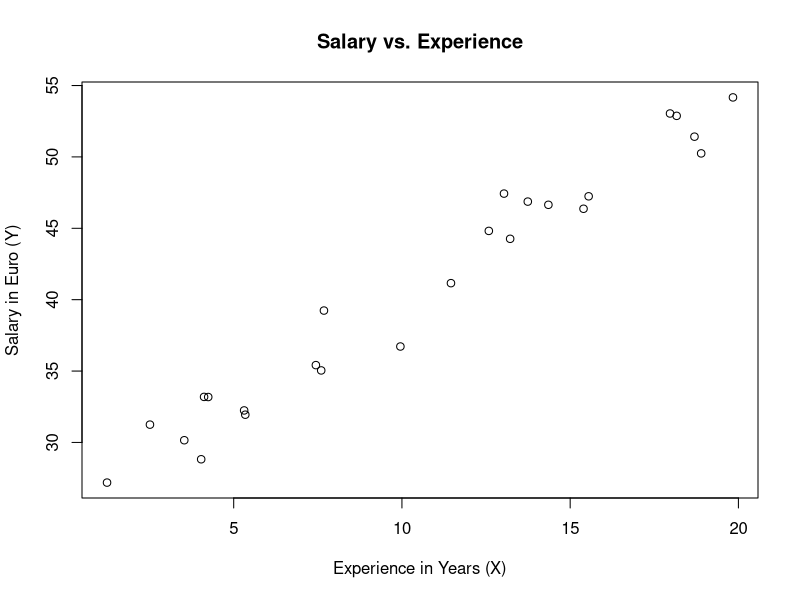
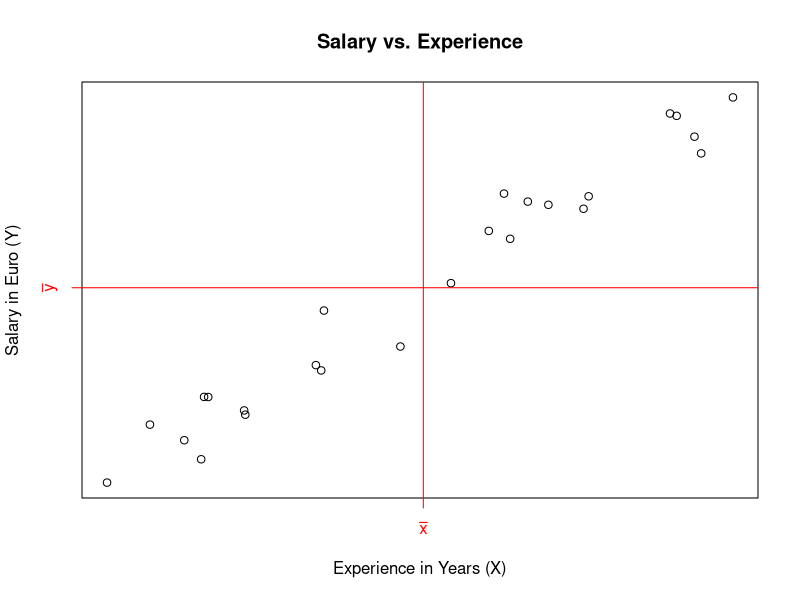
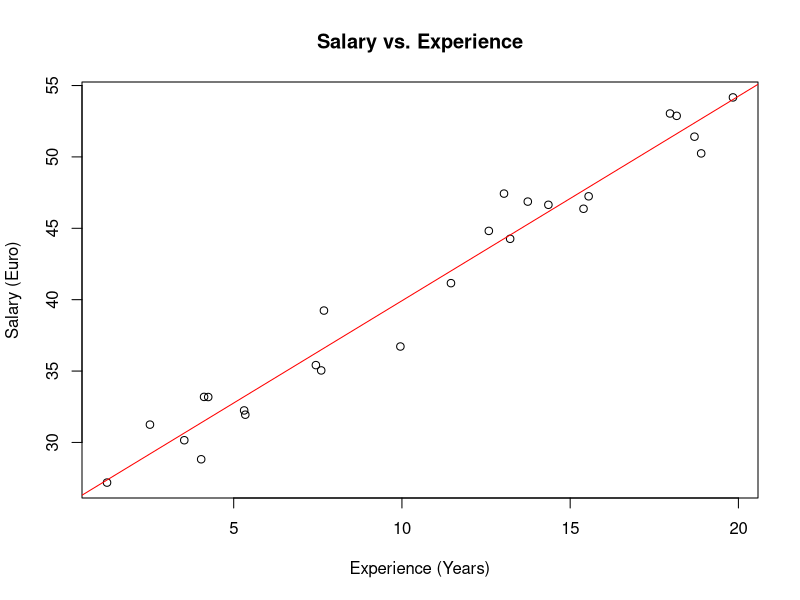
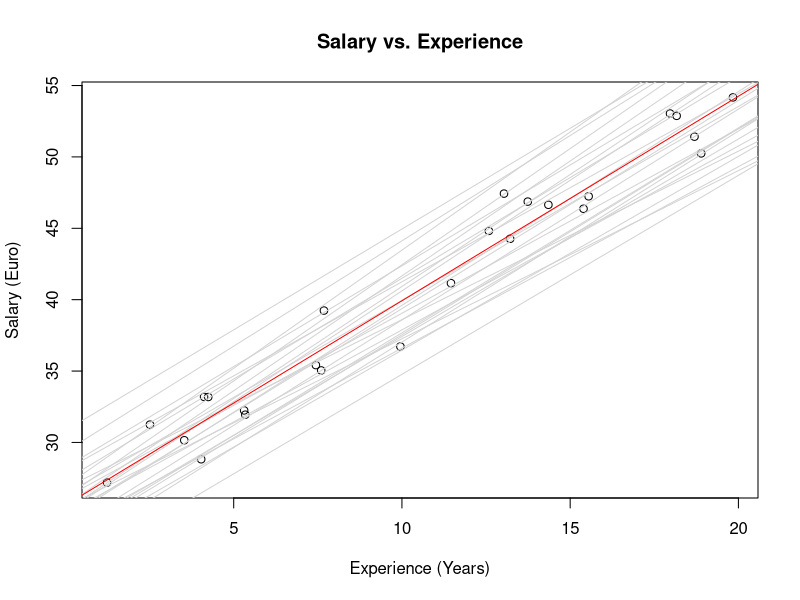
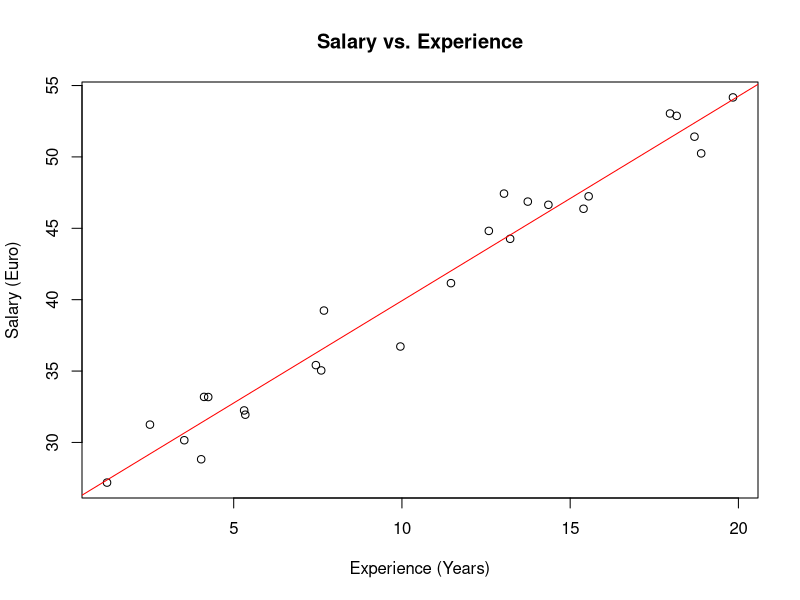
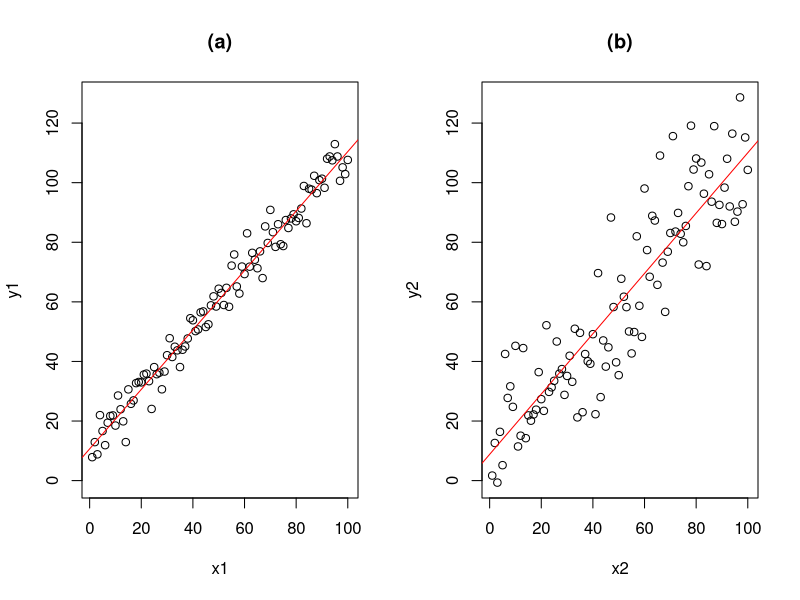

These charts were generated, in order, by the following R code:
## ---- chunk 1
library(knitr)
library(fGarch)
knitr::opts_chunk$set(echo = TRUE, cache=TRUE, size="scriptsize", 
                      fig.align = "center")
def.chunk.hook  <- knitr::knit_hooks$get("chunk")
knitr::knit_hooks$set(chunk = function(x, options) {
  x <- def.chunk.hook(x, options)
  ifelse(options$size != "normalsize", paste0("\n \\", options$size,"\n\n", x, "\n\n \\normalsize"), x)
})
library(vcd)
library(tidyverse)
## ---- chunk 2
set.seed(1)
x <- runif(25,0,20) # Experience
y <- 25 + 1.5 * x + rnorm(length(x), sd=2.5)
cbind(x,y)
## ---- chunk 3

plot(x, y, xlab="Experience in Years (X)", ylab="Salary in Euro (Y)",
     main="Salary vs. Experience")
## ---- chunk 4
set.seed(1)
experience <- runif(25,0,20) # Experience
salary <- 25 + 1.5* experience + rnorm(length(experience), sd=2.5)
plot(experience, salary, xlab="Experience in Years (X)", ylab="Salary in Euro (Y)",
     main="Salary vs. Experience", xaxt="n", yaxt="n")
abline(h = mean(salary), col="red")
abline(v = mean(experience), col="red")
axis(1,at=mean(experience), labels=expression(bar(x)), col="red", col.axis="red")
axis(2,at=mean(salary), labels=expression(bar(y)), col="red", col.axis="red")
## ---- chunk 5
quandrant <- c("1 (top right)","2 (top left)","3 (bottom left", "4 (bottom right)")
df <- data.frame(quandrant, x="", y="", z="")
cnames <- c("Quadrant","$y_i - \\bar{y}$","$x_i - \\bar{x}$","$(y_i - \\bar{y})(x_i - \\bar{x})$")
knitr::kable(df, booktabs=T, col.names = cnames, align = c("l","c","c","c"))
## ---- chunk 6
cov(y, x)
cor(y, x)
## ---- chunk 7
plot(experience, salary, xlab="Experience (Years)", ylab="Salary (Euro)",
     main="Salary vs. Experience")
mod <- lm(salary ~ 1 + experience)
abline(mod, col="red")
## ---- chunk 8
coef <- coefficients(mod)
coef_sd <- summary(mod)$coefficients[,2]
n <- 25
b0 <- rnorm(n, mean = coef[1], sd=3*coef_sd[1])
b1 <- rnorm(n, mean = coef[2], sd=3*coef_sd[2])
plot(experience, salary, xlab="Experience (Years)", ylab="Salary (Euro)",
     main="Salary vs. Experience")
invisible(mapply(FUN = function(a,b){abline(a=a, b=b, col="lightgrey")}, 
                 a=b0, b=b1))
abline(mod, col="red")
## ---- chunk 9
plot(experience, salary, xlab="Experience (Years)", ylab="Salary (Euro)",
     main="Salary vs. Experience")
mod <- lm(salary ~ 1 + experience)
abline(mod, col="red")
## ---- chunk 10
summary(x) # Experience in Years
summary(y) # Salary in Euro
cor(y,x)  
lm(y ~ 1 + x)
## ---- chunk 11
summary(lm(y ~ 1 + x))
## ---- chunk 12
set.seed(1)
b0 <- 10
b1 <- 1
n <- 100
x1 <- x2 <- 1:n
y1 <- b0 + x1 * b1 +  rnorm(n, sd=5)
y2 <- b0 + x2 * b1 +  rnorm(n, sd=15)
mod1 <- lm(y1~1+x1)
mod2 <- lm(y2~1+x2)
ylim <- range(c(y1,y2))
par(mfrow=c(1,2))
plot(x1,y1, ylim=ylim, main="(a)")
abline(mod1, col="red")
plot(x2,y2,ylim=ylim, main="(b)")
abline(mod2, col="red")
## ---- chunk 13
summary(lm(y ~ 1 + x))
